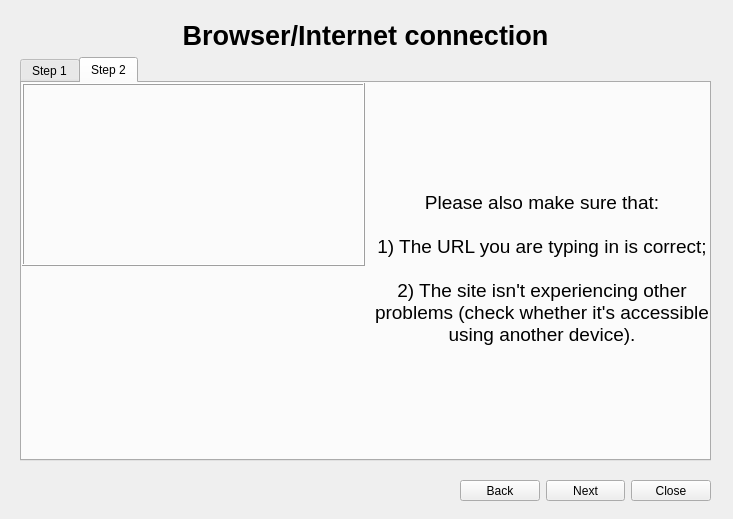
<?xml version="1.0" encoding="UTF-8"?>
<ui version="4.0">
 <class>problem_dialog</class>
 <widget class="QDialog" name="problem_dialog">
  <property name="geometry">
   <rect>
    <x>0</x>
    <y>0</y>
    <width>733</width>
    <height>519</height>
   </rect>
  </property>
  <property name="windowTitle">
   <string>Problem Solver</string>
  </property>
  <property name="modal">
   <bool>true</bool>
  </property>
  <widget class="QStackedWidget" name="stacked_widget">
   <property name="geometry">
    <rect>
     <x>20</x>
     <y>20</y>
     <width>691</width>
     <height>441</height>
    </rect>
   </property>
   <property name="sizePolicy">
    <sizepolicy hsizetype="Fixed" vsizetype="Fixed">
     <horstretch>0</horstretch>
     <verstretch>0</verstretch>
    </sizepolicy>
   </property>
   <property name="minimumSize">
    <size>
     <width>691</width>
     <height>441</height>
    </size>
   </property>
   <property name="maximumSize">
    <size>
     <width>691</width>
     <height>441</height>
    </size>
   </property>
   <property name="currentIndex">
    <number>1</number>
   </property>
   <widget class="QWidget" name="problem_page">
    <widget class="QWidget" name="gridLayoutWidget">
     <property name="geometry">
      <rect>
       <x>0</x>
       <y>0</y>
       <width>691</width>
       <height>441</height>
      </rect>
     </property>
     <layout class="QGridLayout" name="gridLayout">
      <item row="1" column="0">
       <widget class="QPushButton" name="browser_button">
        <property name="sizePolicy">
         <sizepolicy hsizetype="Expanding" vsizetype="Expanding">
          <horstretch>0</horstretch>
          <verstretch>1</verstretch>
         </sizepolicy>
        </property>
        <property name="toolTip">
         <string>For problems relating to Internet connectivity or web browser issues</string>
        </property>
        <property name="text">
         <string>  Web Browser/Internet</string>
        </property>
        <property name="icon">
         <iconset resource="resources.qrc">
          <normaloff>:/data/icons/firefox.png</normaloff>:/data/icons/firefox.png</iconset>
        </property>
        <property name="iconSize">
         <size>
          <width>32</width>
          <height>32</height>
         </size>
        </property>
       </widget>
      </item>
      <item row="1" column="1">
       <widget class="QPushButton" name="speakers_button">
        <property name="sizePolicy">
         <sizepolicy hsizetype="Expanding" vsizetype="Expanding">
          <horstretch>0</horstretch>
          <verstretch>1</verstretch>
         </sizepolicy>
        </property>
        <property name="toolTip">
         <string>For problems relating to sound output</string>
        </property>
        <property name="text">
         <string>  Speakers</string>
        </property>
        <property name="icon">
         <iconset resource="resources.qrc">
          <normaloff>:/data/icons/speaker.png</normaloff>:/data/icons/speaker.png</iconset>
        </property>
        <property name="iconSize">
         <size>
          <width>32</width>
          <height>32</height>
         </size>
        </property>
       </widget>
      </item>
      <item row="2" column="0">
       <widget class="QPushButton" name="projector_button">
        <property name="sizePolicy">
         <sizepolicy hsizetype="Expanding" vsizetype="Expanding">
          <horstretch>0</horstretch>
          <verstretch>1</verstretch>
         </sizepolicy>
        </property>
        <property name="font">
         <font>
          <weight>50</weight>
          <italic>false</italic>
          <bold>false</bold>
         </font>
        </property>
        <property name="toolTip">
         <string>For problems relating to connectivity with the projector/TV</string>
        </property>
        <property name="text">
         <string>  Projector/TV</string>
        </property>
        <property name="icon">
         <iconset resource="resources.qrc">
          <normaloff>:/data/icons/projector.png</normaloff>:/data/icons/projector.png</iconset>
        </property>
        <property name="iconSize">
         <size>
          <width>32</width>
          <height>32</height>
         </size>
        </property>
       </widget>
      </item>
      <item row="2" column="1">
       <widget class="QPushButton" name="presentation_button">
        <property name="sizePolicy">
         <sizepolicy hsizetype="Expanding" vsizetype="Expanding">
          <horstretch>0</horstretch>
          <verstretch>1</verstretch>
         </sizepolicy>
        </property>
        <property name="toolTip">
         <string>For problems relating to the display of presentations</string>
        </property>
        <property name="text">
         <string>  Presentations</string>
        </property>
        <property name="icon">
         <iconset resource="resources.qrc">
          <normaloff>:/data/icons/presentation.png</normaloff>:/data/icons/presentation.png</iconset>
        </property>
        <property name="iconSize">
         <size>
          <width>32</width>
          <height>32</height>
         </size>
        </property>
       </widget>
      </item>
      <item row="0" column="0" colspan="2">
       <widget class="QLabel" name="problem_title_label">
        <property name="sizePolicy">
         <sizepolicy hsizetype="Preferred" vsizetype="Preferred">
          <horstretch>0</horstretch>
          <verstretch>1</verstretch>
         </sizepolicy>
        </property>
        <property name="font">
         <font>
          <pointsize>18</pointsize>
          <weight>75</weight>
          <bold>true</bold>
         </font>
        </property>
        <property name="text">
         <string>Hello! What do you require help with?</string>
        </property>
        <property name="alignment">
         <set>Qt::AlignCenter</set>
        </property>
       </widget>
      </item>
     </layout>
    </widget>
   </widget>
   <widget class="QWidget" name="browser_page">
    <widget class="QWidget" name="gridLayoutWidget_2">
     <property name="geometry">
      <rect>
       <x>0</x>
       <y>0</y>
       <width>691</width>
       <height>441</height>
      </rect>
     </property>
     <layout class="QGridLayout" name="gridLayout_2">
      <item row="0" column="0">
       <widget class="QLabel" name="bro_title_label">
        <property name="font">
         <font>
          <pointsize>20</pointsize>
          <weight>75</weight>
          <bold>true</bold>
         </font>
        </property>
        <property name="text">
         <string>Browser/Internet connection</string>
        </property>
        <property name="alignment">
         <set>Qt::AlignCenter</set>
        </property>
       </widget>
      </item>
      <item row="1" column="0">
       <widget class="QTabWidget" name="browser_tabs">
        <property name="currentIndex">
         <number>1</number>
        </property>
        <widget class="QWidget" name="bro_tab_1">
         <attribute name="title">
          <string>Step 1</string>
         </attribute>
         <widget class="QWidget" name="gridLayoutWidget_6">
          <property name="geometry">
           <rect>
            <x>0</x>
            <y>0</y>
            <width>691</width>
            <height>371</height>
           </rect>
          </property>
          <layout class="QGridLayout" name="gridLayout_3">
           <item row="0" column="1" rowspan="2">
            <widget class="QLabel" name="label_8">
             <property name="sizePolicy">
              <sizepolicy hsizetype="Preferred" vsizetype="Preferred">
               <horstretch>1</horstretch>
               <verstretch>0</verstretch>
              </sizepolicy>
             </property>
             <property name="font">
              <font>
               <pointsize>14</pointsize>
              </font>
             </property>
             <property name="text">
              <string>Please make sure that either:

a) The Ethernet cable is plugged into the Ethernet port firmly (until it clicks);
or:
b) The computer is connected to the appropriate WiFi network.</string>
             </property>
             <property name="alignment">
              <set>Qt::AlignCenter</set>
             </property>
             <property name="wordWrap">
              <bool>true</bool>
             </property>
             <property name="margin">
              <number>5</number>
             </property>
            </widget>
           </item>
           <item row="0" column="0">
            <widget class="QLabel" name="label">
             <property name="sizePolicy">
              <sizepolicy hsizetype="Preferred" vsizetype="Preferred">
               <horstretch>1</horstretch>
               <verstretch>0</verstretch>
              </sizepolicy>
             </property>
             <property name="maximumSize">
              <size>
               <width>350</width>
               <height>220</height>
              </size>
             </property>
             <property name="text">
              <string/>
             </property>
             <property name="pixmap">
              <pixmap resource="resources.qrc">:/data/images/problem_screenshots/ethernet_cable.jpg</pixmap>
             </property>
             <property name="scaledContents">
              <bool>true</bool>
             </property>
             <property name="alignment">
              <set>Qt::AlignCenter</set>
             </property>
            </widget>
           </item>
          </layout>
         </widget>
        </widget>
        <widget class="QWidget" name="bro_tab_2">
         <attribute name="title">
          <string>Step 2</string>
         </attribute>
         <widget class="QWidget" name="gridLayoutWidget_7">
          <property name="geometry">
           <rect>
            <x>0</x>
            <y>0</y>
            <width>691</width>
            <height>371</height>
           </rect>
          </property>
          <layout class="QGridLayout" name="gridLayout_4">
           <item row="0" column="1" rowspan="2">
            <widget class="QLabel" name="label_11">
             <property name="sizePolicy">
              <sizepolicy hsizetype="Preferred" vsizetype="Preferred">
               <horstretch>1</horstretch>
               <verstretch>0</verstretch>
              </sizepolicy>
             </property>
             <property name="font">
              <font>
               <pointsize>14</pointsize>
              </font>
             </property>
             <property name="frameShape">
              <enum>QFrame::NoFrame</enum>
             </property>
             <property name="text">
              <string>Please also make sure that:

1) The URL you are typing in is correct;

2) The site isn't experiencing other problems (check whether it's accessible using another device).</string>
             </property>
             <property name="alignment">
              <set>Qt::AlignCenter</set>
             </property>
             <property name="wordWrap">
              <bool>true</bool>
             </property>
             <property name="margin">
              <number>5</number>
             </property>
            </widget>
           </item>
           <item row="0" column="0">
            <widget class="QLabel" name="label_10">
             <property name="sizePolicy">
              <sizepolicy hsizetype="Preferred" vsizetype="Preferred">
               <horstretch>1</horstretch>
               <verstretch>0</verstretch>
              </sizepolicy>
             </property>
             <property name="maximumSize">
              <size>
               <width>350</width>
               <height>210</height>
              </size>
             </property>
             <property name="frameShape">
              <enum>QFrame::Box</enum>
             </property>
             <property name="frameShadow">
              <enum>QFrame::Raised</enum>
             </property>
             <property name="text">
              <string/>
             </property>
             <property name="pixmap">
              <pixmap resource="resources.qrc">:/data/images/problem_screenshots/bad_url.png</pixmap>
             </property>
             <property name="scaledContents">
              <bool>false</bool>
             </property>
             <property name="alignment">
              <set>Qt::AlignBottom|Qt::AlignHCenter</set>
             </property>
             <property name="wordWrap">
              <bool>false</bool>
             </property>
            </widget>
           </item>
          </layout>
         </widget>
        </widget>
       </widget>
      </item>
     </layout>
    </widget>
   </widget>
   <widget class="QWidget" name="projector_page">
    <widget class="QWidget" name="gridLayoutWidget_3">
     <property name="geometry">
      <rect>
       <x>0</x>
       <y>0</y>
       <width>691</width>
       <height>441</height>
      </rect>
     </property>
     <layout class="QGridLayout" name="gridLayout_5">
      <item row="0" column="0">
       <widget class="QLabel" name="pro_title_label">
        <property name="font">
         <font>
          <pointsize>20</pointsize>
          <weight>75</weight>
          <bold>true</bold>
         </font>
        </property>
        <property name="text">
         <string>Projector/TV</string>
        </property>
        <property name="alignment">
         <set>Qt::AlignCenter</set>
        </property>
       </widget>
      </item>
      <item row="1" column="0">
       <widget class="QTabWidget" name="projector_tabs">
        <property name="currentIndex">
         <number>1</number>
        </property>
        <widget class="QWidget" name="pro_tab_1">
         <attribute name="title">
          <string>Step 1</string>
         </attribute>
         <widget class="QWidget" name="gridLayoutWidget_8">
          <property name="geometry">
           <rect>
            <x>0</x>
            <y>0</y>
            <width>691</width>
            <height>371</height>
           </rect>
          </property>
          <layout class="QGridLayout" name="gridLayout_8">
           <item row="1" column="1" rowspan="2">
            <widget class="QLabel" name="label_13">
             <property name="sizePolicy">
              <sizepolicy hsizetype="Preferred" vsizetype="Preferred">
               <horstretch>1</horstretch>
               <verstretch>0</verstretch>
              </sizepolicy>
             </property>
             <property name="font">
              <font>
               <pointsize>14</pointsize>
              </font>
             </property>
             <property name="text">
              <string>Please make sure that:

1) The projector/TV is plugged into a socket/extension cord and turned on;

2) The projector/TV is connected to the computer via a VGA/HDMI/DP cable.</string>
             </property>
             <property name="alignment">
              <set>Qt::AlignCenter</set>
             </property>
             <property name="wordWrap">
              <bool>true</bool>
             </property>
             <property name="margin">
              <number>5</number>
             </property>
            </widget>
           </item>
           <item row="1" column="0">
            <widget class="QLabel" name="label_15">
             <property name="sizePolicy">
              <sizepolicy hsizetype="Preferred" vsizetype="Preferred">
               <horstretch>1</horstretch>
               <verstretch>0</verstretch>
              </sizepolicy>
             </property>
             <property name="maximumSize">
              <size>
               <width>330</width>
               <height>200</height>
              </size>
             </property>
             <property name="text">
              <string/>
             </property>
             <property name="pixmap">
              <pixmap resource="resources.qrc">:/data/images/problem_screenshots/dp_cable.jpg</pixmap>
             </property>
             <property name="scaledContents">
              <bool>true</bool>
             </property>
            </widget>
           </item>
          </layout>
         </widget>
        </widget>
        <widget class="QWidget" name="pro_tab_2">
         <attribute name="title">
          <string>Step 2</string>
         </attribute>
         <widget class="QWidget" name="gridLayoutWidget_9">
          <property name="geometry">
           <rect>
            <x>0</x>
            <y>0</y>
            <width>691</width>
            <height>371</height>
           </rect>
          </property>
          <layout class="QGridLayout" name="gridLayout_9">
           <item row="0" column="0">
            <widget class="QLabel" name="label_17">
             <property name="sizePolicy">
              <sizepolicy hsizetype="Preferred" vsizetype="Preferred">
               <horstretch>1</horstretch>
               <verstretch>0</verstretch>
              </sizepolicy>
             </property>
             <property name="text">
              <string>Image 1</string>
             </property>
            </widget>
           </item>
           <item row="1" column="0">
            <widget class="QLabel" name="label_18">
             <property name="sizePolicy">
              <sizepolicy hsizetype="Preferred" vsizetype="Preferred">
               <horstretch>1</horstretch>
               <verstretch>0</verstretch>
              </sizepolicy>
             </property>
             <property name="frameShape">
              <enum>QFrame::Box</enum>
             </property>
             <property name="frameShadow">
              <enum>QFrame::Raised</enum>
             </property>
             <property name="text">
              <string/>
             </property>
             <property name="pixmap">
              <pixmap resource="resources.qrc">:/data/images/problem_screenshots/display.png</pixmap>
             </property>
             <property name="alignment">
              <set>Qt::AlignCenter</set>
             </property>
            </widget>
           </item>
           <item row="0" column="1" rowspan="2">
            <widget class="QLabel" name="label_16">
             <property name="sizePolicy">
              <sizepolicy hsizetype="Preferred" vsizetype="Preferred">
               <horstretch>1</horstretch>
               <verstretch>0</verstretch>
              </sizepolicy>
             </property>
             <property name="font">
              <font>
               <pointsize>14</pointsize>
              </font>
             </property>
             <property name="text">
              <string>Please also make sure that:

1) The &quot;source&quot; on the projector/TV is set to &quot;Computer&quot;, VGA, HDMI or DP;

2) The screen mirroring mode is either set to &quot;duplicate&quot; or &quot;extend&quot; (you can change it by pressing the Windows key and P simultaneously).</string>
             </property>
             <property name="alignment">
              <set>Qt::AlignCenter</set>
             </property>
             <property name="wordWrap">
              <bool>true</bool>
             </property>
             <property name="margin">
              <number>5</number>
             </property>
            </widget>
           </item>
          </layout>
         </widget>
        </widget>
       </widget>
      </item>
     </layout>
    </widget>
   </widget>
   <widget class="QWidget" name="speakers_page">
    <widget class="QWidget" name="gridLayoutWidget_4">
     <property name="geometry">
      <rect>
       <x>0</x>
       <y>0</y>
       <width>691</width>
       <height>441</height>
      </rect>
     </property>
     <layout class="QGridLayout" name="gridLayout_6">
      <item row="0" column="0">
       <widget class="QLabel" name="spe_title_label">
        <property name="sizePolicy">
         <sizepolicy hsizetype="Preferred" vsizetype="Preferred">
          <horstretch>0</horstretch>
          <verstretch>0</verstretch>
         </sizepolicy>
        </property>
        <property name="font">
         <font>
          <pointsize>20</pointsize>
          <weight>75</weight>
          <bold>true</bold>
         </font>
        </property>
        <property name="text">
         <string>Speakers</string>
        </property>
        <property name="alignment">
         <set>Qt::AlignCenter</set>
        </property>
       </widget>
      </item>
      <item row="1" column="0">
       <widget class="QTabWidget" name="speakers_tabs">
        <property name="sizePolicy">
         <sizepolicy hsizetype="Expanding" vsizetype="Expanding">
          <horstretch>0</horstretch>
          <verstretch>0</verstretch>
         </sizepolicy>
        </property>
        <property name="currentIndex">
         <number>0</number>
        </property>
        <widget class="QWidget" name="spe_tab_1">
         <attribute name="title">
          <string>Step 1</string>
         </attribute>
         <widget class="QWidget" name="gridLayoutWidget_10">
          <property name="geometry">
           <rect>
            <x>0</x>
            <y>0</y>
            <width>691</width>
            <height>384</height>
           </rect>
          </property>
          <layout class="QGridLayout" name="gridLayout_10">
           <item row="1" column="1" rowspan="2">
            <widget class="QLabel" name="label_3">
             <property name="sizePolicy">
              <sizepolicy hsizetype="Preferred" vsizetype="Preferred">
               <horstretch>1</horstretch>
               <verstretch>0</verstretch>
              </sizepolicy>
             </property>
             <property name="font">
              <font>
               <pointsize>14</pointsize>
               <weight>50</weight>
               <italic>false</italic>
               <bold>false</bold>
              </font>
             </property>
             <property name="text">
              <string>Please make sure that:

1) The speakers are plugged into the wall socket/extension cord;

2) The speaker cable is plugged into the computer's headphone/speaker port (green or colourless).</string>
             </property>
             <property name="alignment">
              <set>Qt::AlignCenter</set>
             </property>
             <property name="wordWrap">
              <bool>true</bool>
             </property>
             <property name="margin">
              <number>5</number>
             </property>
            </widget>
           </item>
           <item row="1" column="0">
            <widget class="QLabel" name="label_4">
             <property name="sizePolicy">
              <sizepolicy hsizetype="Preferred" vsizetype="Preferred">
               <horstretch>1</horstretch>
               <verstretch>0</verstretch>
              </sizepolicy>
             </property>
             <property name="maximumSize">
              <size>
               <width>350</width>
               <height>250</height>
              </size>
             </property>
             <property name="text">
              <string/>
             </property>
             <property name="pixmap">
              <pixmap resource="resources.qrc">:/data/images/problem_screenshots/aux_cable.jpg</pixmap>
             </property>
             <property name="scaledContents">
              <bool>true</bool>
             </property>
            </widget>
           </item>
          </layout>
         </widget>
        </widget>
        <widget class="QWidget" name="spe_tab_2">
         <attribute name="title">
          <string>Step 2</string>
         </attribute>
         <widget class="QWidget" name="gridLayoutWidget_11">
          <property name="geometry">
           <rect>
            <x>0</x>
            <y>0</y>
            <width>691</width>
            <height>406</height>
           </rect>
          </property>
          <layout class="QGridLayout" name="gridLayout_11">
           <item row="0" column="0">
            <widget class="QLabel" name="label_6">
             <property name="sizePolicy">
              <sizepolicy hsizetype="Preferred" vsizetype="Preferred">
               <horstretch>1</horstretch>
               <verstretch>0</verstretch>
              </sizepolicy>
             </property>
             <property name="autoFillBackground">
              <bool>false</bool>
             </property>
             <property name="styleSheet">
              <string notr="true"/>
             </property>
             <property name="frameShape">
              <enum>QFrame::Box</enum>
             </property>
             <property name="frameShadow">
              <enum>QFrame::Raised</enum>
             </property>
             <property name="text">
              <string/>
             </property>
             <property name="pixmap">
              <pixmap resource="resources.qrc">:/data/images/problem_screenshots/volume.png</pixmap>
             </property>
             <property name="scaledContents">
              <bool>false</bool>
             </property>
             <property name="alignment">
              <set>Qt::AlignCenter</set>
             </property>
            </widget>
           </item>
           <item row="1" column="0">
            <widget class="QLabel" name="label_7">
             <property name="sizePolicy">
              <sizepolicy hsizetype="Preferred" vsizetype="Preferred">
               <horstretch>1</horstretch>
               <verstretch>0</verstretch>
              </sizepolicy>
             </property>
             <property name="frameShape">
              <enum>QFrame::Box</enum>
             </property>
             <property name="frameShadow">
              <enum>QFrame::Raised</enum>
             </property>
             <property name="text">
              <string/>
             </property>
             <property name="pixmap">
              <pixmap resource="resources.qrc">:/data/images/problem_screenshots/speakers.png</pixmap>
             </property>
             <property name="alignment">
              <set>Qt::AlignCenter</set>
             </property>
            </widget>
           </item>
           <item row="0" column="1" rowspan="2">
            <widget class="QLabel" name="label_5">
             <property name="sizePolicy">
              <sizepolicy hsizetype="Preferred" vsizetype="Preferred">
               <horstretch>1</horstretch>
               <verstretch>0</verstretch>
              </sizepolicy>
             </property>
             <property name="font">
              <font>
               <pointsize>14</pointsize>
              </font>
             </property>
             <property name="text">
              <string>Please also make sure that:

1) The computer volume is set to a non-zero value;

2) The correct output device is selected in the operating system's audio device settings.</string>
             </property>
             <property name="alignment">
              <set>Qt::AlignCenter</set>
             </property>
             <property name="wordWrap">
              <bool>true</bool>
             </property>
             <property name="margin">
              <number>5</number>
             </property>
            </widget>
           </item>
          </layout>
         </widget>
        </widget>
       </widget>
      </item>
     </layout>
    </widget>
   </widget>
   <widget class="QWidget" name="presentation_page">
    <widget class="QWidget" name="gridLayoutWidget_5">
     <property name="geometry">
      <rect>
       <x>0</x>
       <y>0</y>
       <width>691</width>
       <height>441</height>
      </rect>
     </property>
     <layout class="QGridLayout" name="gridLayout_7">
      <item row="1" column="0">
       <widget class="QTabWidget" name="presentation_tabs">
        <property name="currentIndex">
         <number>0</number>
        </property>
        <widget class="QWidget" name="pre_tab_1">
         <attribute name="title">
          <string>Step 1</string>
         </attribute>
         <widget class="QWidget" name="gridLayoutWidget_12">
          <property name="geometry">
           <rect>
            <x>0</x>
            <y>0</y>
            <width>691</width>
            <height>371</height>
           </rect>
          </property>
          <layout class="QGridLayout" name="gridLayout_12">
           <item row="0" column="1" rowspan="2">
            <widget class="QLabel" name="label_19">
             <property name="sizePolicy">
              <sizepolicy hsizetype="Preferred" vsizetype="Preferred">
               <horstretch>1</horstretch>
               <verstretch>0</verstretch>
              </sizepolicy>
             </property>
             <property name="font">
              <font>
               <pointsize>14</pointsize>
              </font>
             </property>
             <property name="text">
              <string>Please make sure that:

 The correct screen mirroring option is set (&quot;mirror&quot; will display the same thing on the projector/TV as on the computer's display, &quot;extend&quot; will display a control interface on one of the screens). Refer to the &quot;Projector/TV&quot; problem helper secrtion for more information.</string>
             </property>
             <property name="alignment">
              <set>Qt::AlignCenter</set>
             </property>
             <property name="wordWrap">
              <bool>true</bool>
             </property>
             <property name="margin">
              <number>5</number>
             </property>
            </widget>
           </item>
           <item row="0" column="0">
            <widget class="QLabel" name="label_20">
             <property name="sizePolicy">
              <sizepolicy hsizetype="Preferred" vsizetype="Preferred">
               <horstretch>1</horstretch>
               <verstretch>0</verstretch>
              </sizepolicy>
             </property>
             <property name="maximumSize">
              <size>
               <width>300</width>
               <height>200</height>
              </size>
             </property>
             <property name="font">
              <font>
               <pointsize>12</pointsize>
              </font>
             </property>
             <property name="text">
              <string/>
             </property>
             <property name="pixmap">
              <pixmap resource="resources.qrc">:/data/images/problem_screenshots/display.png</pixmap>
             </property>
            </widget>
           </item>
           <item row="1" column="0">
            <widget class="QLabel" name="label_21">
             <property name="sizePolicy">
              <sizepolicy hsizetype="Preferred" vsizetype="Preferred">
               <horstretch>1</horstretch>
               <verstretch>0</verstretch>
              </sizepolicy>
             </property>
             <property name="maximumSize">
              <size>
               <width>300</width>
               <height>160</height>
              </size>
             </property>
             <property name="font">
              <font>
               <pointsize>12</pointsize>
              </font>
             </property>
             <property name="text">
              <string/>
             </property>
             <property name="pixmap">
              <pixmap resource="resources.qrc">:/data/images/problem_screenshots/dp_cable.jpg</pixmap>
             </property>
             <property name="scaledContents">
              <bool>true</bool>
             </property>
            </widget>
           </item>
          </layout>
         </widget>
        </widget>
        <widget class="QWidget" name="pre_tab_2">
         <attribute name="title">
          <string>Step 2</string>
         </attribute>
         <widget class="QWidget" name="gridLayoutWidget_13">
          <property name="geometry">
           <rect>
            <x>0</x>
            <y>0</y>
            <width>691</width>
            <height>371</height>
           </rect>
          </property>
          <layout class="QGridLayout" name="gridLayout_13">
           <item row="1" column="0">
            <widget class="QLabel" name="label_23">
             <property name="sizePolicy">
              <sizepolicy hsizetype="Preferred" vsizetype="Preferred">
               <horstretch>1</horstretch>
               <verstretch>0</verstretch>
              </sizepolicy>
             </property>
             <property name="frameShape">
              <enum>QFrame::Box</enum>
             </property>
             <property name="frameShadow">
              <enum>QFrame::Raised</enum>
             </property>
             <property name="text">
              <string/>
             </property>
             <property name="pixmap">
              <pixmap resource="resources.qrc">:/data/images/problem_screenshots/presentations.png</pixmap>
             </property>
             <property name="scaledContents">
              <bool>false</bool>
             </property>
             <property name="alignment">
              <set>Qt::AlignCenter</set>
             </property>
            </widget>
           </item>
           <item row="0" column="0">
            <widget class="QLabel" name="label_22">
             <property name="sizePolicy">
              <sizepolicy hsizetype="Preferred" vsizetype="Preferred">
               <horstretch>1</horstretch>
               <verstretch>0</verstretch>
              </sizepolicy>
             </property>
             <property name="font">
              <font>
               <pointsize>14</pointsize>
              </font>
             </property>
             <property name="text">
              <string>Please also make sure that:

You are using the correct software to open presentations. Use PowerPoint Viewer for .pptx files and LibreOffice Impress for .odp files.</string>
             </property>
             <property name="alignment">
              <set>Qt::AlignCenter</set>
             </property>
             <property name="wordWrap">
              <bool>true</bool>
             </property>
             <property name="margin">
              <number>5</number>
             </property>
            </widget>
           </item>
          </layout>
         </widget>
        </widget>
       </widget>
      </item>
      <item row="0" column="0">
       <widget class="QLabel" name="pre_title_label">
        <property name="font">
         <font>
          <pointsize>20</pointsize>
          <weight>75</weight>
          <bold>true</bold>
         </font>
        </property>
        <property name="text">
         <string>Presentations</string>
        </property>
        <property name="alignment">
         <set>Qt::AlignCenter</set>
        </property>
       </widget>
      </item>
     </layout>
    </widget>
   </widget>
  </widget>
  <widget class="QWidget" name="horizontalLayoutWidget">
   <property name="geometry">
    <rect>
     <x>460</x>
     <y>470</y>
     <width>251</width>
     <height>41</height>
    </rect>
   </property>
   <layout class="QHBoxLayout" name="horizontalLayout">
    <item>
     <widget class="QToolButton" name="back_button">
      <property name="enabled">
       <bool>true</bool>
      </property>
      <property name="sizePolicy">
       <sizepolicy hsizetype="Preferred" vsizetype="Fixed">
        <horstretch>0</horstretch>
        <verstretch>0</verstretch>
       </sizepolicy>
      </property>
      <property name="text">
       <string>Back</string>
      </property>
     </widget>
    </item>
    <item>
     <widget class="QToolButton" name="next_button">
      <property name="enabled">
       <bool>true</bool>
      </property>
      <property name="sizePolicy">
       <sizepolicy hsizetype="Preferred" vsizetype="Fixed">
        <horstretch>0</horstretch>
        <verstretch>0</verstretch>
       </sizepolicy>
      </property>
      <property name="text">
       <string>Next</string>
      </property>
     </widget>
    </item>
    <item>
     <widget class="QToolButton" name="close_button">
      <property name="sizePolicy">
       <sizepolicy hsizetype="Preferred" vsizetype="Fixed">
        <horstretch>0</horstretch>
        <verstretch>0</verstretch>
       </sizepolicy>
      </property>
      <property name="text">
       <string>Close</string>
      </property>
     </widget>
    </item>
   </layout>
  </widget>
 </widget>
 <resources>
  <include location="resources.qrc"/>
 </resources>
 <connections>
  <connection>
   <sender>close_button</sender>
   <signal>clicked()</signal>
   <receiver>problem_dialog</receiver>
   <slot>reject()</slot>
   <hints>
    <hint type="sourcelabel">
     <x>665</x>
     <y>491</y>
    </hint>
    <hint type="destinationlabel">
     <x>392</x>
     <y>473</y>
    </hint>
   </hints>
  </connection>
 </connections>
</ui>
